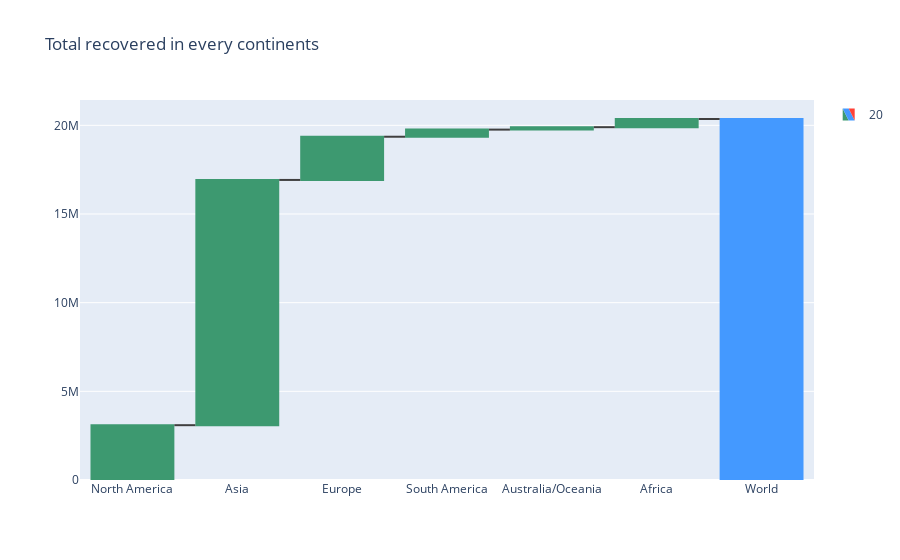

Here is the notebook cell this chart was saved with:
### Markdown cell above
Active Cases

### Code cell
fig = go.Figure(go.Waterfall(
    name = "20", orientation = "v",
    measure = ["relative", "relative", "relative","relative", "relative", "relative", "total"],
    x = covid19_df_wf['continent'],
    textposition = "outside",
    y = covid19_df_wf['activecases'],
    connector = {"line":{"color":"rgb(63, 63, 63)"}},
))

fig.update_layout(
        title = "Total recovered in every continents",
        showlegend = True
)

fig.show()

### Figure 1 — Plotly figure (JSON) as saved in the notebook; plotly's stock layout.template omitted (floating-point values rounded to 4 significant figures)
{"data": [{"connector": {"line": {"color": "rgb(63, 63, 63)"}}, "measure": ["relative", "relative", "relative", "relative", "relative", "relative", "total"], "name": "20", "orientation": "v", "textposition": "outside", "type": "waterfall", "x": ["North America", "Asia", "Europe", "South America", "Australia/Oceania", "Africa", "World"], "y": [3090597, 13830336, 2436955, 401184, 137248, 461351, null]}], "layout": {"showlegend": true, "title": {"text": "Total recovered in every continents"}}}
